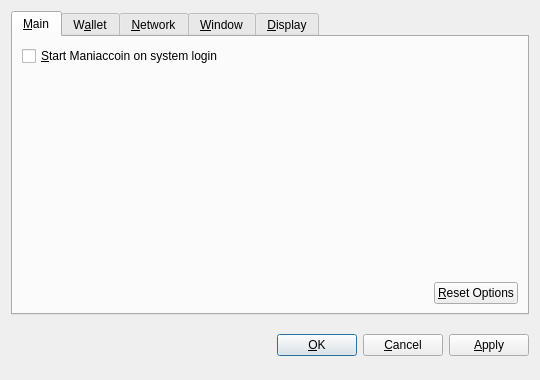
<?xml version="1.0" encoding="UTF-8"?>
<ui version="4.0">
 <class>OptionsDialog</class>
 <widget class="QDialog" name="OptionsDialog">
  <property name="geometry">
   <rect>
    <x>0</x>
    <y>0</y>
    <width>540</width>
    <height>380</height>
   </rect>
  </property>
  <property name="windowTitle">
   <string>Options</string>
  </property>
  <property name="modal">
   <bool>true</bool>
  </property>
  <layout class="QVBoxLayout" name="verticalLayout">
   <item>
    <widget class="QTabWidget" name="tabWidget">
     <property name="tabPosition">
      <enum>QTabWidget::North</enum>
     </property>
     <property name="currentIndex">
      <number>0</number>
     </property>
     <widget class="QWidget" name="tabMain">
      <attribute name="title">
       <string>&amp;Main</string>
      </attribute>
      <layout class="QVBoxLayout" name="verticalLayout_Main">
       <item>
        <widget class="QCheckBox" name="bitcoinAtStartup">
         <property name="toolTip">
          <string>Automatically start Maniaccoin after logging in to the system.</string>
         </property>
         <property name="text">
          <string>&amp;Start Maniaccoin on system login</string>
         </property>
        </widget>
       </item>
       <item>
        <spacer name="verticalSpacer_Main">
         <property name="orientation">
          <enum>Qt::Vertical</enum>
         </property>
         <property name="sizeHint" stdset="0">
          <size>
           <width>20</width>
           <height>40</height>
          </size>
         </property>
        </spacer>
       </item>
       <item>
        <layout class="QHBoxLayout" name="horizontalLayout_2_Main">
         <item>
          <spacer name="horizontalSpacer_2_Main">
           <property name="orientation">
            <enum>Qt::Horizontal</enum>
           </property>
           <property name="sizeHint" stdset="0">
            <size>
             <width>40</width>
             <height>20</height>
            </size>
           </property>
          </spacer>
         </item>
         <item>
          <widget class="QPushButton" name="resetButton">
           <property name="toolTip">
            <string>Reset all client options to default.</string>
           </property>
           <property name="text">
            <string>&amp;Reset Options</string>
           </property>
           <property name="autoDefault">
            <bool>false</bool>
           </property>
          </widget>
         </item>
        </layout>
       </item>
      </layout>
     </widget>
     <widget class="QWidget" name="tabWallet">
      <attribute name="title">
       <string>W&amp;allet</string>
      </attribute>
      <layout class="QVBoxLayout" name="verticalLayout_Network">
       <item>
        <widget class="QLabel" name="transactionFeeInfoLabel">
         <property name="text">
          <string>Optional transaction fee per kB that helps make sure your transactions are processed quickly. Most transactions are 1 kB.</string>
         </property>
         <property name="textFormat">
          <enum>Qt::PlainText</enum>
         </property>
         <property name="wordWrap">
          <bool>true</bool>
         </property>
        </widget>
       </item>
       <item>
        <layout class="QHBoxLayout" name="horizontalLayout_1_Main">
         <item>
          <widget class="QLabel" name="transactionFeeLabel">
           <property name="text">
            <string>Pay transaction &amp;fee</string>
           </property>
           <property name="textFormat">
            <enum>Qt::PlainText</enum>
           </property>
           <property name="buddy">
            <cstring>transactionFee</cstring>
           </property>
          </widget>
         </item>
         <item>
          <widget class="BitcoinAmountField" name="transactionFee"/>
         </item>
         <item>
          <spacer name="horizontalSpacer_1_Main">
           <property name="orientation">
            <enum>Qt::Horizontal</enum>
           </property>
           <property name="sizeHint" stdset="0">
            <size>
             <width>40</width>
             <height>20</height>
            </size>
           </property>
          </spacer>
         </item>
        </layout>
       </item>
       <item>
        <widget class="QLabel" name="label">
         <property name="text">
          <string>If you disable the spending of unconfirmed change, the change from a transaction cannot be used until that transaction has at least one confirmation. This also affects how your balance is computed.</string>
         </property>
         <property name="wordWrap">
          <bool>true</bool>
         </property>
        </widget>
       </item>
       <item>
        <widget class="QCheckBox" name="spendZeroConfChange">
         <property name="text">
          <string>Spend unconfirmed change  (experts only)</string>
         </property>
        </widget>
       </item>
       <item>
        <spacer name="verticalSpacer">
         <property name="orientation">
          <enum>Qt::Vertical</enum>
         </property>
         <property name="sizeHint" stdset="0">
          <size>
           <width>20</width>
           <height>40</height>
          </size>
         </property>
        </spacer>
       </item>
      </layout>
     </widget>
     <widget class="QWidget" name="tabNetwork">
      <attribute name="title">
       <string>&amp;Network</string>
      </attribute>
      <layout class="QVBoxLayout" name="verticalLayout_Network">
       <item>
        <widget class="QCheckBox" name="mapPortUpnp">
         <property name="toolTip">
          <string>Automatically open the Maniaccoin client port on the router. This only works when your router supports UPnP and it is enabled.</string>
         </property>
         <property name="text">
          <string>Map port using &amp;UPnP</string>
         </property>
        </widget>
       </item>
       <item>
        <widget class="QCheckBox" name="connectSocks">
         <property name="toolTip">
          <string>Connect to the Maniaccoin network through a SOCKS proxy (e.g. when connecting through Tor).</string>
         </property>
         <property name="text">
          <string>&amp;Connect through SOCKS proxy:</string>
         </property>
        </widget>
       </item>
       <item>
        <layout class="QHBoxLayout" name="horizontalLayout_Network">
         <item>
          <widget class="QLabel" name="proxyIpLabel">
           <property name="text">
            <string>Proxy &amp;IP:</string>
           </property>
           <property name="textFormat">
            <enum>Qt::PlainText</enum>
           </property>
           <property name="buddy">
            <cstring>proxyIp</cstring>
           </property>
          </widget>
         </item>
         <item>
          <widget class="QValidatedLineEdit" name="proxyIp">
           <property name="maximumSize">
            <size>
             <width>140</width>
             <height>16777215</height>
            </size>
           </property>
           <property name="toolTip">
            <string>IP address of the proxy (e.g. 127.0.0.1)</string>
           </property>
          </widget>
         </item>
         <item>
          <widget class="QLabel" name="proxyPortLabel">
           <property name="text">
            <string>&amp;Port:</string>
           </property>
           <property name="textFormat">
            <enum>Qt::PlainText</enum>
           </property>
           <property name="buddy">
            <cstring>proxyPort</cstring>
           </property>
          </widget>
         </item>
         <item>
          <widget class="QLineEdit" name="proxyPort">
           <property name="maximumSize">
            <size>
             <width>55</width>
             <height>16777215</height>
            </size>
           </property>
           <property name="toolTip">
            <string>Port of the proxy (e.g. 9050)</string>
           </property>
          </widget>
         </item>
         <item>
          <widget class="QLabel" name="socksVersionLabel">
           <property name="text">
            <string>SOCKS &amp;Version:</string>
           </property>
           <property name="textFormat">
            <enum>Qt::PlainText</enum>
           </property>
           <property name="buddy">
            <cstring>socksVersion</cstring>
           </property>
          </widget>
         </item>
         <item>
          <widget class="QValueComboBox" name="socksVersion">
           <property name="toolTip">
            <string>SOCKS version of the proxy (e.g. 5)</string>
           </property>
          </widget>
         </item>
         <item>
          <spacer name="horizontalSpacer_Network">
           <property name="orientation">
            <enum>Qt::Horizontal</enum>
           </property>
           <property name="sizeHint" stdset="0">
            <size>
             <width>40</width>
             <height>20</height>
            </size>
           </property>
          </spacer>
         </item>
        </layout>
       </item>
       <item>
        <spacer name="verticalSpacer_Network">
         <property name="orientation">
          <enum>Qt::Vertical</enum>
         </property>
         <property name="sizeHint" stdset="0">
          <size>
           <width>20</width>
           <height>40</height>
          </size>
         </property>
        </spacer>
       </item>
      </layout>
     </widget>
     <widget class="QWidget" name="tabWindow">
      <attribute name="title">
       <string>&amp;Window</string>
      </attribute>
      <layout class="QVBoxLayout" name="verticalLayout_Window">
       <item>
        <widget class="QCheckBox" name="minimizeToTray">
         <property name="toolTip">
          <string>Show only a tray icon after minimizing the window.</string>
         </property>
         <property name="text">
          <string>&amp;Minimize to the tray instead of the taskbar</string>
         </property>
        </widget>
       </item>
       <item>
        <widget class="QCheckBox" name="minimizeOnClose">
         <property name="toolTip">
          <string>Minimize instead of exit the application when the window is closed. When this option is enabled, the application will be closed only after selecting Quit in the menu.</string>
         </property>
         <property name="text">
          <string>M&amp;inimize on close</string>
         </property>
        </widget>
       </item>
       <item>
        <spacer name="verticalSpacer_Window">
         <property name="orientation">
          <enum>Qt::Vertical</enum>
         </property>
         <property name="sizeHint" stdset="0">
          <size>
           <width>20</width>
           <height>40</height>
          </size>
         </property>
        </spacer>
       </item>
      </layout>
     </widget>
     <widget class="QWidget" name="tabDisplay">
      <attribute name="title">
       <string>&amp;Display</string>
      </attribute>
      <layout class="QVBoxLayout" name="verticalLayout_Display">
       <item>
        <layout class="QHBoxLayout" name="horizontalLayout_1_Display">
         <item>
          <widget class="QLabel" name="langLabel">
           <property name="text">
            <string>User Interface &amp;language:</string>
           </property>
           <property name="textFormat">
            <enum>Qt::PlainText</enum>
           </property>
           <property name="buddy">
            <cstring>lang</cstring>
           </property>
          </widget>
         </item>
         <item>
          <widget class="QValueComboBox" name="lang">
           <property name="toolTip">
            <string>The user interface language can be set here. This setting will take effect after restarting Maniaccoin.</string>
           </property>
          </widget>
         </item>
        </layout>
       </item>
       <item>
        <layout class="QHBoxLayout" name="horizontalLayout_2_Display">
         <item>
          <widget class="QLabel" name="unitLabel">
           <property name="text">
            <string>&amp;Unit to show amounts in:</string>
           </property>
           <property name="textFormat">
            <enum>Qt::PlainText</enum>
           </property>
           <property name="buddy">
            <cstring>unit</cstring>
           </property>
          </widget>
         </item>
         <item>
          <widget class="QValueComboBox" name="unit">
           <property name="toolTip">
            <string>Choose the default subdivision unit to show in the interface and when sending coins.</string>
           </property>
          </widget>
         </item>
        </layout>
       </item>
       <item>
        <widget class="QCheckBox" name="displayAddresses">
         <property name="toolTip">
          <string>Whether to show Maniaccoin addresses in the transaction list or not.</string>
         </property>
         <property name="text">
          <string>&amp;Display addresses in transaction list</string>
         </property>
        </widget>
       </item>
       <item>
        <widget class="QCheckBox" name="coinControlFeatures">
         <property name="toolTip">
          <string>Whether to show coin control features or not.</string>
         </property>
         <property name="text">
          <string>Display coin &amp;control features (experts only!)</string>
         </property>
        </widget>
       </item>
       <item>
        <spacer name="verticalSpacer_Display">
         <property name="orientation">
          <enum>Qt::Vertical</enum>
         </property>
         <property name="sizeHint" stdset="0">
          <size>
           <width>20</width>
           <height>40</height>
          </size>
         </property>
        </spacer>
       </item>
      </layout>
     </widget>
    </widget>
   </item>
   <item>
    <layout class="QHBoxLayout" name="horizontalLayout_Buttons">
     <item>
      <spacer name="horizontalSpacer_1">
       <property name="orientation">
        <enum>Qt::Horizontal</enum>
       </property>
       <property name="sizeHint" stdset="0">
        <size>
         <width>40</width>
         <height>48</height>
        </size>
       </property>
      </spacer>
     </item>
     <item>
      <widget class="QLabel" name="statusLabel">
       <property name="font">
        <font>
         <weight>75</weight>
         <bold>true</bold>
        </font>
       </property>
       <property name="text">
        <string/>
       </property>
       <property name="textFormat">
        <enum>Qt::PlainText</enum>
       </property>
       <property name="wordWrap">
        <bool>true</bool>
       </property>
      </widget>
     </item>
     <item>
      <spacer name="horizontalSpacer_2">
       <property name="orientation">
        <enum>Qt::Horizontal</enum>
       </property>
       <property name="sizeHint" stdset="0">
        <size>
         <width>40</width>
         <height>48</height>
        </size>
       </property>
      </spacer>
     </item>
     <item>
      <widget class="QPushButton" name="okButton">
       <property name="text">
        <string>&amp;OK</string>
       </property>
      </widget>
     </item>
     <item>
      <widget class="QPushButton" name="cancelButton">
       <property name="text">
        <string>&amp;Cancel</string>
       </property>
       <property name="autoDefault">
        <bool>false</bool>
       </property>
      </widget>
     </item>
     <item>
      <widget class="QPushButton" name="applyButton">
       <property name="text">
        <string>&amp;Apply</string>
       </property>
       <property name="autoDefault">
        <bool>false</bool>
       </property>
      </widget>
     </item>
    </layout>
   </item>
  </layout>
 </widget>
 <customwidgets>
  <customwidget>
   <class>BitcoinAmountField</class>
   <extends>QSpinBox</extends>
   <header>bitcoinamountfield.h</header>
  </customwidget>
  <customwidget>
   <class>QValueComboBox</class>
   <extends>QComboBox</extends>
   <header>qvaluecombobox.h</header>
  </customwidget>
  <customwidget>
   <class>QValidatedLineEdit</class>
   <extends>QLineEdit</extends>
   <header>qvalidatedlineedit.h</header>
  </customwidget>
 </customwidgets>
 <resources/>
 <connections/>
</ui>
